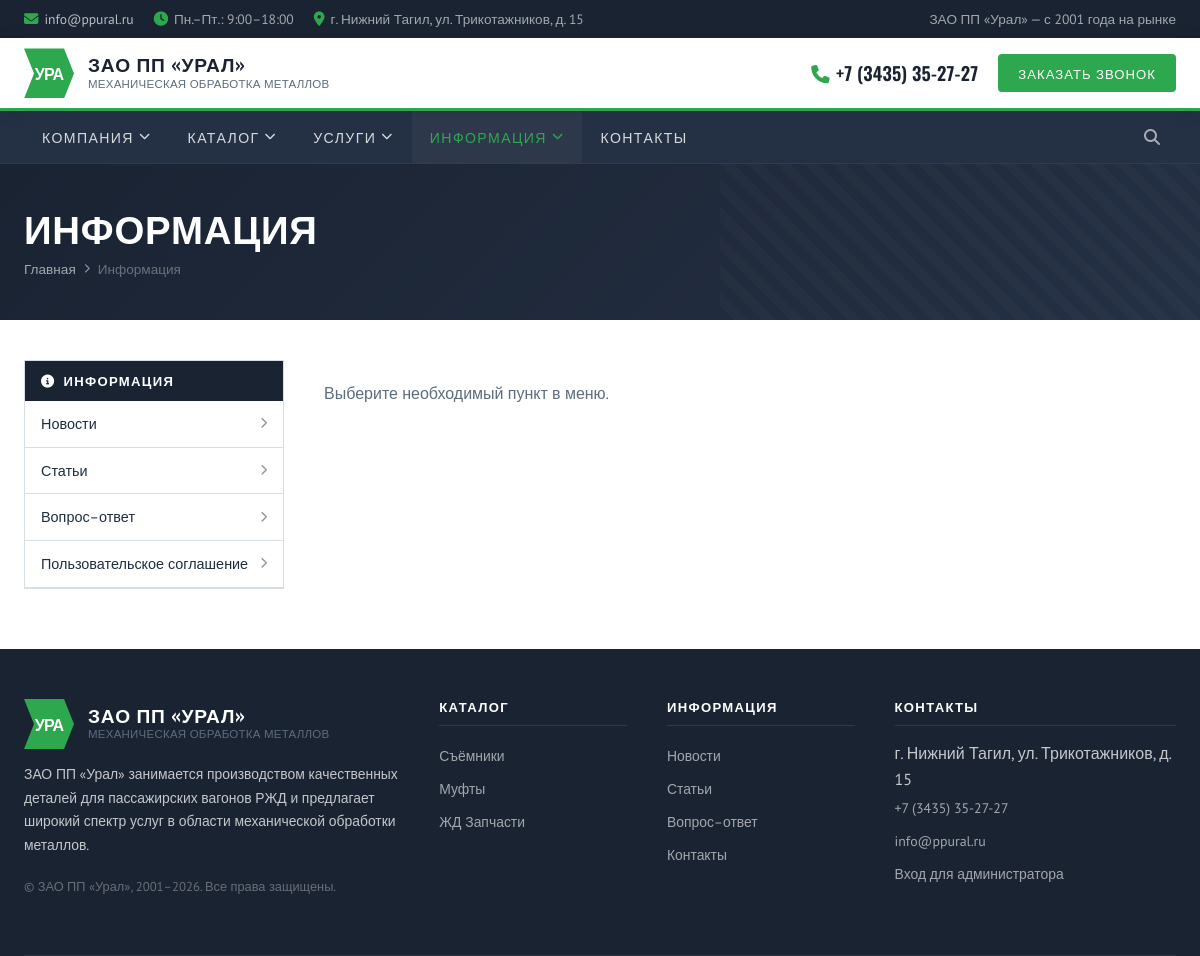
The app's page /info/ with its own data.
### tables this page shows
CREATE TABLE categories (
            id INTEGER PRIMARY KEY AUTOINCREMENT,
            name TEXT NOT NULL,
            slug TEXT NOT NULL UNIQUE,
            description TEXT,
            sort_order INTEGER NOT NULL DEFAULT 0,
            is_active INTEGER NOT NULL DEFAULT 1,
            created_at TEXT NOT NULL DEFAULT CURRENT_TIMESTAMP
        );

### app.py (the view)
@app.route('/info/')
def info_index():
    return render_template('info/index.html', active='info')

### app.py (called while the page is built)
def get_db():
    if 'db' not in g:
        g.db = sqlite3.connect(DB_PATH)
        g.db.row_factory = sqlite3.Row
    return g.db

def query_db(query, args=(), one=False):
    cur = get_db().execute(query, args)
    rows = cur.fetchall()
    cur.close()
    return (rows[0] if rows else None) if one else rows

@app.context_processor
def inject_globals():
    categories = []
    recent_news = []
    try:
        categories = query_db('SELECT * FROM categories WHERE is_active = 1 ORDER BY sort_order, name')
        recent_news = query_db(
            'SELECT * FROM news WHERE is_published = 1 ORDER BY COALESCE(published_at, created_at) DESC LIMIT 3'
        )
    except sqlite3.OperationalError:
        pass
    return {
        'nav_categories': categories,
        'footer_recent_news': recent_news,
        'is_admin_logged_in': bool(session.get('admin_id')),
    }

### templates/info/index.html (shortened to what this page needs)
{% extends "base.html" %}
{% from "info/_sidebar.html" import info_sidebar %}
{% block content %}
<div class="page-banner">
  <div class="container">
    <h1>Информация</h1>
    <div class="breadcrumb">
      <a href="{{ url_for('index') }}">Главная</a>
      <i class="fa fa-chevron-right"></i>
      <span>Информация</span>
    </div>
  </div>
</div>
<div class="container">
  <div class="page-layout">
    {{ info_sidebar('') }}
    <div style="padding-top: 20px;">
      <p style="color: var(--gray);">Выберите необходимый пункт в меню.</p>
    </div>
  </div>
</div>
{% endblock %}

### templates/base.html (shortened to what this page needs)
<!DOCTYPE html>
<html lang="ru">
<head>
  <link rel="stylesheet" href="https://cdnjs.cloudflare.com/ajax/libs/font-awesome/6.5.0/css/all.min.css">
  <link rel="stylesheet" href="{{ url_for('static', filename='css/style.css') }}">
</head>
<body>
  <div class="header-top">
    <div class="container">
      <div class="header-top-contacts">
        <span><i class="fa fa-envelope"></i><a href="mailto:info@ppural.ru">info@ppural.ru</a></span>
        <span><i class="fa fa-clock"></i> Пн.–Пт.: 9:00–18:00</span>
        <span><i class="fa fa-map-marker-alt"></i> г. Нижний Тагил, ул. Трикотажников, д. 15</span>
      </div>
      <div>
        ЗАО ПП «Урал» — с 2001 года на рынке
      </div>
    </div>
  </div>
  <header class="header-main">
    <div class="container">
      <a href="{{ url_for('index') }}" class="logo">
        <div class="logo-icon"><span>УРА</span></div>
        <div class="logo-text">
          <strong>ЗАО ПП «Урал»</strong>
          <small>Механическая обработка металлов</small>
        </div>
      </a>
      <div class="header-contact">
        <a href="tel:+73435352727" class="header-phone"><i class="fa fa-phone"></i>+7 (3435) 35-27-27</a>
        <button class="btn-callback" onclick="window.location.href='{{ url_for('contacts') }}'">Заказать звонок</button>
      </div>
    </div>
  </header>
  <nav class="navbar">
    <div class="container">
      <ul class="nav-list">
        <li class="nav-item">
          <a href="{{ url_for('company_about') }}" class="nav-link {% if active=='company' %}active{% endif %}">
            Компания <i class="fa fa-chevron-down"></i>
          </a>
        </li>
        <li class="nav-item">
          <a href="{{ url_for('catalog_index') }}" class="nav-link {% if active=='catalog' %}active{% endif %}">
            Каталог <i class="fa fa-chevron-down"></i>
          </a>
        </li>
        <li class="nav-item">
          <a href="{{ url_for('services_index') }}" class="nav-link {% if active=='services' %}active{% endif %}">
            Услуги <i class="fa fa-chevron-down"></i>
          </a>
        </li>
        <li class="nav-item">
          <a href="{{ url_for('info_index') }}" class="nav-link {% if active=='info' %}active{% endif %}">
            Информация <i class="fa fa-chevron-down"></i>
          </a>
        </li>
        <li class="nav-item">
          <a href="{{ url_for('contacts') }}" class="nav-link {% if active=='contacts' %}active{% endif %}">Контакты</a>
        </li>
      </ul>
      <div class="d-flex">
        <a href="{{ url_for('info_news') }}" class="nav-search" title="Новости"><i class="fa fa-search"></i></a>
      </div>
    </div>
  </nav>
  <main>
    {% block content %}{% endblock %}
  </main>
  <footer class="footer">
    <div class="container">
      <div class="footer-grid">
        <div class="footer-brand">
          <a href="{{ url_for('index') }}" class="logo" style="margin-bottom:0;">
            <div class="logo-icon"><span>УРА</span></div>
            <div class="logo-text">
              <strong style="color:white;">ЗАО ПП «Урал»</strong>
              <small>Механическая обработка металлов</small>
            </div>
          </a>
          <p>ЗАО ПП «Урал» занимается производством качественных деталей для пассажирских вагонов РЖД и предлагает широкий спектр услуг в области механической обработки металлов.</p>
          <p style="font-size:0.8rem; opacity:0.45;">© ЗАО ПП «Урал», 2001–2026. Все права защищены.</p>
        </div>
        <div class="footer-col">
          <h4>Каталог</h4>
          {% for category in nav_categories %}
            <a href="{{ url_for('catalog_category', slug=category.slug) }}">{{ category.name }}</a>
          {% endfor %}
        </div>
        <div class="footer-col">
          <h4>Информация</h4>
          <a href="{{ url_for('info_news') }}">Новости</a>
          <a href="{{ url_for('info_articles') }}">Статьи</a>
          <a href="{{ url_for('info_faq') }}">Вопрос–ответ</a>
          <a href="{{ url_for('contacts') }}">Контакты</a>
        </div>
        <div class="footer-col">
          <h4>Контакты</h4>
          <span>г. Нижний Тагил, ул. Трикотажников, д. 15</span>
          <a href="tel:+73435352727">+7 (3435) 35-27-27</a>
          <a href="mailto:info@ppural.ru">info@ppural.ru</a>
          <a href="{{ url_for('admin_login') }}">Вход для администратора</a>
        </div>
      </div>
    </div>
  </footer>
</body>
</html>

### records on screen
categories: name "Съёмники"
categories: name "Муфты"
categories: name "ЖД Запчасти"
